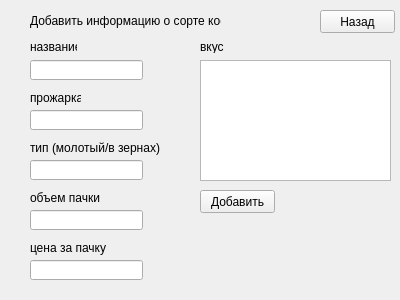
<?xml version="1.0" encoding="UTF-8"?>
<ui version="4.0">
 <class>Form</class>
 <widget class="QWidget" name="Form">
  <property name="geometry">
   <rect>
    <x>0</x>
    <y>0</y>
    <width>400</width>
    <height>300</height>
   </rect>
  </property>
  <property name="windowTitle">
   <string>Form</string>
  </property>
  <widget class="QLabel" name="label">
   <property name="geometry">
    <rect>
     <x>30</x>
     <y>10</y>
     <width>191</width>
     <height>21</height>
    </rect>
   </property>
   <property name="text">
    <string>Добавить информацию о сорте кофе</string>
   </property>
  </widget>
  <widget class="QLabel" name="label_2">
   <property name="geometry">
    <rect>
     <x>30</x>
     <y>40</y>
     <width>47</width>
     <height>13</height>
    </rect>
   </property>
   <property name="text">
    <string>название</string>
   </property>
  </widget>
  <widget class="QLineEdit" name="name_text">
   <property name="geometry">
    <rect>
     <x>30</x>
     <y>60</y>
     <width>113</width>
     <height>20</height>
    </rect>
   </property>
  </widget>
  <widget class="QLabel" name="label_3">
   <property name="geometry">
    <rect>
     <x>30</x>
     <y>90</y>
     <width>51</width>
     <height>16</height>
    </rect>
   </property>
   <property name="text">
    <string>прожарка</string>
   </property>
  </widget>
  <widget class="QLineEdit" name="roast_text">
   <property name="geometry">
    <rect>
     <x>30</x>
     <y>110</y>
     <width>113</width>
     <height>20</height>
    </rect>
   </property>
  </widget>
  <widget class="QLabel" name="label_4">
   <property name="geometry">
    <rect>
     <x>30</x>
     <y>140</y>
     <width>141</width>
     <height>16</height>
    </rect>
   </property>
   <property name="text">
    <string>тип (молотый/в зернах)</string>
   </property>
  </widget>
  <widget class="QLineEdit" name="grind_text">
   <property name="geometry">
    <rect>
     <x>30</x>
     <y>160</y>
     <width>113</width>
     <height>20</height>
    </rect>
   </property>
  </widget>
  <widget class="QLabel" name="label_5">
   <property name="geometry">
    <rect>
     <x>200</x>
     <y>40</y>
     <width>47</width>
     <height>13</height>
    </rect>
   </property>
   <property name="text">
    <string>вкус</string>
   </property>
  </widget>
  <widget class="QTextBrowser" name="taste_text">
   <property name="geometry">
    <rect>
     <x>200</x>
     <y>60</y>
     <width>191</width>
     <height>121</height>
    </rect>
   </property>
  </widget>
  <widget class="QLabel" name="label_6">
   <property name="geometry">
    <rect>
     <x>30</x>
     <y>190</y>
     <width>81</width>
     <height>16</height>
    </rect>
   </property>
   <property name="text">
    <string>объем пачки</string>
   </property>
  </widget>
  <widget class="QLineEdit" name="package_text">
   <property name="geometry">
    <rect>
     <x>30</x>
     <y>210</y>
     <width>113</width>
     <height>20</height>
    </rect>
   </property>
  </widget>
  <widget class="QLabel" name="label_7">
   <property name="geometry">
    <rect>
     <x>30</x>
     <y>240</y>
     <width>91</width>
     <height>16</height>
    </rect>
   </property>
   <property name="text">
    <string>цена за пачку</string>
   </property>
  </widget>
  <widget class="QLineEdit" name="price_text">
   <property name="geometry">
    <rect>
     <x>30</x>
     <y>260</y>
     <width>113</width>
     <height>20</height>
    </rect>
   </property>
  </widget>
  <widget class="QPushButton" name="add_btn">
   <property name="geometry">
    <rect>
     <x>200</x>
     <y>190</y>
     <width>75</width>
     <height>23</height>
    </rect>
   </property>
   <property name="text">
    <string>Добавить</string>
   </property>
  </widget>
  <widget class="QPushButton" name="back_btn">
   <property name="geometry">
    <rect>
     <x>320</x>
     <y>10</y>
     <width>75</width>
     <height>23</height>
    </rect>
   </property>
   <property name="text">
    <string>Назад</string>
   </property>
  </widget>
 </widget>
 <resources/>
 <connections/>
</ui>
